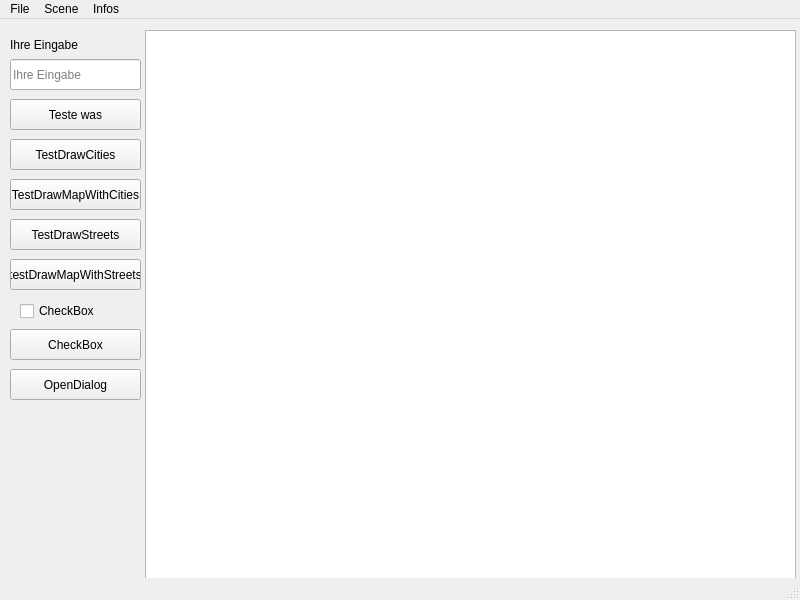
<?xml version="1.0" encoding="UTF-8"?>
<ui version="4.0">
 <class>MainWindow</class>
 <widget class="QMainWindow" name="MainWindow">
  <property name="geometry">
   <rect>
    <x>0</x>
    <y>0</y>
    <width>800</width>
    <height>600</height>
   </rect>
  </property>
  <property name="windowTitle">
   <string>MainWindow</string>
  </property>
  <widget class="QWidget" name="centralwidget">
   <widget class="QLabel" name="label_eingabe">
    <property name="geometry">
     <rect>
      <x>10</x>
      <y>10</y>
      <width>131</width>
      <height>31</height>
     </rect>
    </property>
    <property name="text">
     <string>Ihre Eingabe</string>
    </property>
   </widget>
   <widget class="QGraphicsView" name="graphicsView">
    <property name="geometry">
     <rect>
      <x>145</x>
      <y>11</y>
      <width>651</width>
      <height>551</height>
     </rect>
    </property>
   </widget>
   <widget class="QLineEdit" name="lineEdit_teste_was">
    <property name="geometry">
     <rect>
      <x>10</x>
      <y>40</y>
      <width>131</width>
      <height>31</height>
     </rect>
    </property>
    <property name="placeholderText">
     <string>Ihre Eingabe</string>
    </property>
    <property name="clearButtonEnabled">
     <bool>true</bool>
    </property>
   </widget>
   <widget class="QPushButton" name="pushButton_teste_was">
    <property name="geometry">
     <rect>
      <x>10</x>
      <y>80</y>
      <width>131</width>
      <height>31</height>
     </rect>
    </property>
    <property name="toolTip">
     <string>Testet</string>
    </property>
    <property name="text">
     <string>Teste was</string>
    </property>
   </widget>
   <widget class="QPushButton" name="testDrawCities">
    <property name="geometry">
     <rect>
      <x>10</x>
      <y>120</y>
      <width>131</width>
      <height>31</height>
     </rect>
    </property>
    <property name="text">
     <string>TestDrawCities</string>
    </property>
   </widget>
   <widget class="QPushButton" name="testDrawMapWithCities">
    <property name="geometry">
     <rect>
      <x>10</x>
      <y>160</y>
      <width>131</width>
      <height>31</height>
     </rect>
    </property>
    <property name="text">
     <string>TestDrawMapWithCities</string>
    </property>
   </widget>
   <widget class="QPushButton" name="testDrawStreets">
    <property name="geometry">
     <rect>
      <x>10</x>
      <y>200</y>
      <width>131</width>
      <height>31</height>
     </rect>
    </property>
    <property name="text">
     <string>TestDrawStreets</string>
    </property>
   </widget>
   <widget class="QPushButton" name="testDrawMapWithStreets">
    <property name="geometry">
     <rect>
      <x>10</x>
      <y>240</y>
      <width>131</width>
      <height>31</height>
     </rect>
    </property>
    <property name="text">
     <string>testDrawMapWithStreets</string>
    </property>
   </widget>
   <widget class="QCheckBox" name="checkBox">
    <property name="geometry">
     <rect>
      <x>20</x>
      <y>280</y>
      <width>91</width>
      <height>24</height>
     </rect>
    </property>
    <property name="text">
     <string>CheckBox</string>
    </property>
   </widget>
   <widget class="QPushButton" name="CheckBoxCheck">
    <property name="geometry">
     <rect>
      <x>10</x>
      <y>310</y>
      <width>131</width>
      <height>31</height>
     </rect>
    </property>
    <property name="text">
     <string>CheckBox</string>
    </property>
   </widget>
   <widget class="QPushButton" name="DialogOpen">
    <property name="geometry">
     <rect>
      <x>10</x>
      <y>350</y>
      <width>131</width>
      <height>31</height>
     </rect>
    </property>
    <property name="text">
     <string>OpenDialog</string>
    </property>
   </widget>
  </widget>
  <widget class="QMenuBar" name="menubar">
   <property name="geometry">
    <rect>
     <x>0</x>
     <y>0</y>
     <width>800</width>
     <height>26</height>
    </rect>
   </property>
   <widget class="QMenu" name="menuFile">
    <property name="title">
     <string>File</string>
    </property>
    <addaction name="actionOpen"/>
    <addaction name="actionSave"/>
    <addaction name="separator"/>
    <addaction name="actionExit"/>
   </widget>
   <widget class="QMenu" name="menuScene">
    <property name="title">
     <string>Scene</string>
    </property>
    <addaction name="actionClear_Scene"/>
   </widget>
   <widget class="QMenu" name="menuInfos">
    <property name="title">
     <string>Infos</string>
    </property>
    <addaction name="actionAbout"/>
   </widget>
   <addaction name="menuFile"/>
   <addaction name="menuScene"/>
   <addaction name="menuInfos"/>
  </widget>
  <widget class="QStatusBar" name="statusbar"/>
  <action name="actionOpen">
   <property name="enabled">
    <bool>false</bool>
   </property>
   <property name="text">
    <string>Open</string>
   </property>
  </action>
  <action name="actionSave">
   <property name="enabled">
    <bool>false</bool>
   </property>
   <property name="text">
    <string>Save</string>
   </property>
  </action>
  <action name="actionExit">
   <property name="text">
    <string>Exit</string>
   </property>
  </action>
  <action name="actionClear_Scene">
   <property name="text">
    <string>Clear Scene</string>
   </property>
  </action>
  <action name="actionAbout">
   <property name="text">
    <string>About</string>
   </property>
  </action>
 </widget>
 <resources/>
 <connections/>
</ui>
